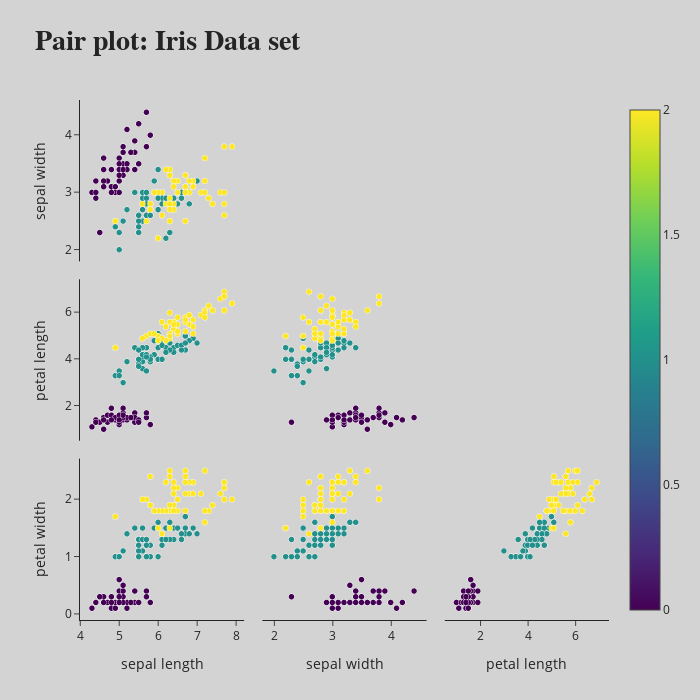

The code cell stored with this chart in its notebook:
### Code cell
index_vals = df['Species'].astype('category').cat.codes

fig = go.Figure(data=go.Splom(
                dimensions=[dict(label='sepal length',
                                 values=df['SepalLengthCm']),
                            dict(label='sepal width',
                                 values=df['SepalWidthCm']),
                            dict(label='petal length',
                                 values=df['PetalLengthCm']),
                            dict(label='petal width',
                                 values=df['PetalWidthCm'])],
                showupperhalf=False,
                diagonal=dict(visible=False),
                text=df['Species'],
                marker=dict(color=index_vals,
                            showscale=True,
                            line_color='white',
                            line_width=0.5
                           )
))

fig.update_layout(title="<b>Pair plot: Iris Data set<b>",
                  titlefont={'size': 28, 'family':'Courier New'},
                  template='simple_white',
                  paper_bgcolor='lightgray',
                  plot_bgcolor='lightgray',
                  width=700,
                  height=700,)

fig.show()

### Figure 1 — Plotly figure (JSON) as saved in the notebook; plotly's stock layout.template omitted (floating-point values rounded to 4 significant figures; data arrays with more than 128 entries replaced by an {"elided": "..."} marker saying what was removed)
{"data": [{"diagonal": {"visible": false}, "dimensions": [{"label": "sepal length", "values": {"elided": "150 float values"}}, {"label": "sepal width", "values": {"elided": "150 float values"}}, {"label": "petal length", "values": {"elided": "150 float values"}}, {"label": "petal width", "values": {"elided": "150 float values"}}], "marker": {"color": {"elided": "150 int values"}, "line": {"color": "white", "width": 0.5}, "showscale": true}, "showupperhalf": false, "text": {"elided": "150 str values"}, "type": "splom"}], "layout": {"title": {"text": "<b>Pair plot: Iris Data set<b>", "font": {"size": 28, "family": "Courier New"}}, "paper_bgcolor": "lightgray", "plot_bgcolor": "lightgray", "width": 700, "height": 700}}
